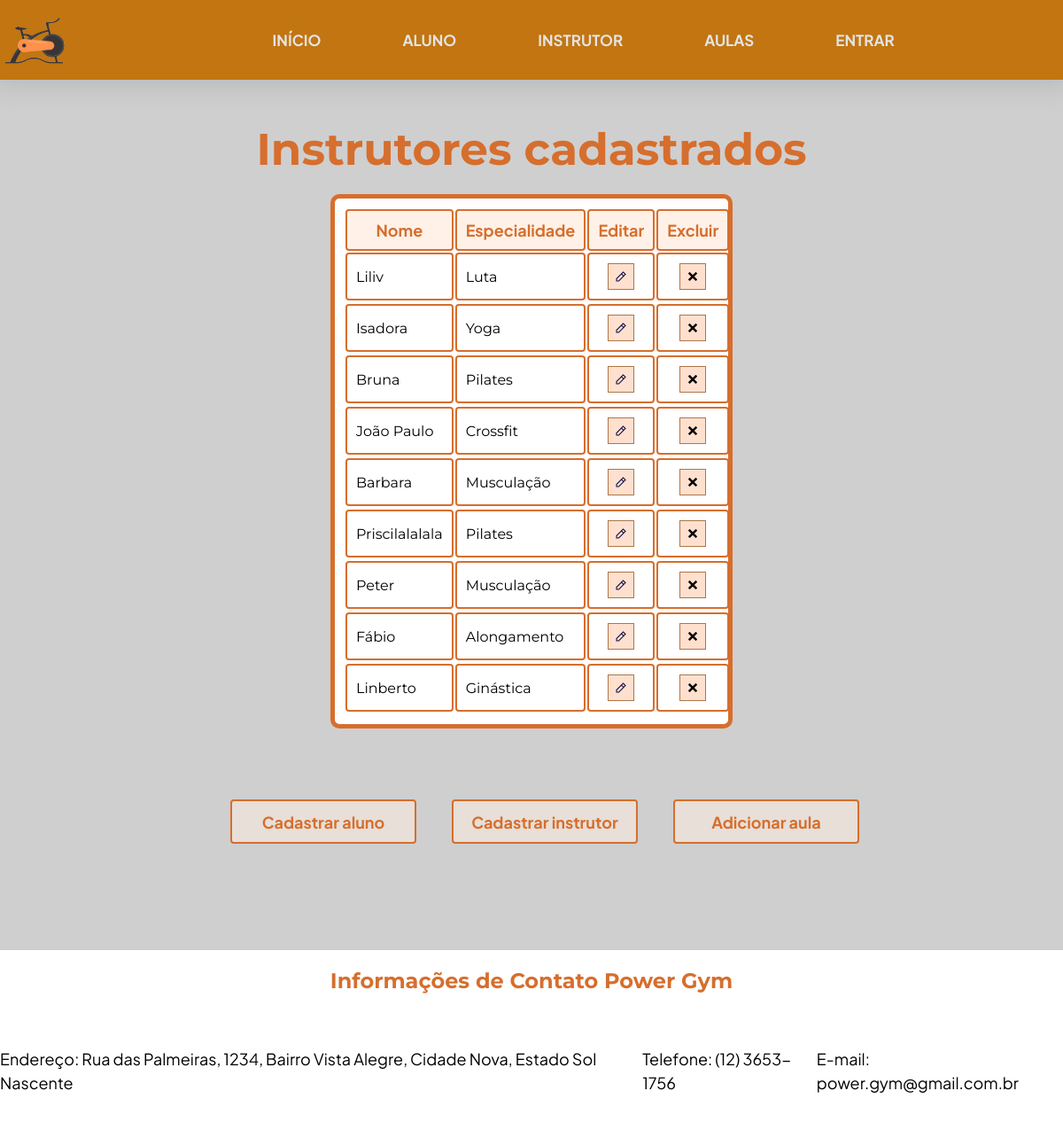
Page /pagInstrutor.php on the committed database.
### tables this page shows
CREATE TABLE `instrutores` (
  `instrutor_cod` int(11) NOT NULL,
  `instrutor_nome` varchar(256) NOT NULL,
  `instrutor_email` varchar(256) NOT NULL,
  `instrutor_senha` varchar(64) NOT NULL,
  `instrutor_especialidade` enum('Pilates','Crossfit','Musculação','Yoga','Aeróbica','Ginástica','Alongamento','Luta') NOT NULL
);

### pagInstrutor.php (the view, shortened to what this page needs)
<?php
    include 'php/conexao.php';
    $sql_instrutores= "SELECT instrutor_nome, instrutor_especialidade, instrutor_cod FROM instrutores";
    $resultado_instrutores = $conexao->query($sql_instrutores);
?>
<!DOCTYPE html>
<html lang="en">
<head>
    <link rel="stylesheet" href="https://cdnjs.cloudflare.com/ajax/libs/font-awesome/6.0.0-beta3/css/all.min.css">
    <link rel="stylesheet" href="pagAluno.css">
    <?php
    include 'head.php';
    ?>
</head>
<body>
    <?php include 'header.php';?>
    <div class="container">
        <h1>Instrutores cadastrados</h1>
        <div class="tabela-div divIns">
            <table>
                <thead>
                    <tr>
                        <th>Nome</th>
                        <th>Especialidade</th>
                        <th>Editar</th>
                        <th>Excluir</th>
                    </tr>
                </thead>
                <tbody>
                    <?php
                    if ($resultado_instrutores->num_rows > 0) {
                        while($linha = $resultado_instrutores->fetch_assoc()){
                            echo "<tr>";
                            echo "<td>" . $linha['instrutor_nome'] . "</td>";
                            echo "<td>" . $linha['instrutor_especialidade'] . "</td>";
                            echo "<td><button class='editar' onclick='editarInstrutor({$linha['instrutor_cod']}, recarregar)'><img src='./img/edit.svg' class='tablebutton'></button></td>";
                            echo "<td><button class='editar' onclick='excluirInstrutor({$linha['instrutor_cod']}, recarregar)'><img src=\"./img/cancel.svg\" class='tablebutton'></button></td>";
                            echo "<tr>";
                        }
                    }
                        ?>
                </tbody>
            </table>
        </div>
    </div>
    <div id="alinhamento">
        <div id="botoes">
            <div class="d"><button onclick="window.location.href='./cadastroAluno.php';" class="botaoCadastar">Cadastrar aluno</button></div>
            <div class="d"><button onclick="window.location.href='./cadastroInstrutor.php';" class="botaoCadastar">Cadastrar instrutor</button></div>
            <div class="d"><button onclick="adicionarAula()" class="botaoCadastar adcionarAula">Adicionar aula</button>
        </div>
    </div>
    <?php include 'footer.php';?>
</body>
</html>

### pagAluno.css (style rules this page uses)
* { margin: 0; }
body { display: flex; justify-content: center; align-items: center; flex-direction: column; }
html { background-color: rgb(207, 207, 207); }
.container { margin-top: 4%; }
.container h1 { color: #d66e2d; text-align: center; font-size: 50px; font-family: "Montserrat", sans-serif; font-optical-sizing: auto; }
.tabela-div { border: #d66e2d solid 5px; border-radius: 10px; margin-top: 20px; background-color: white; margin-left: auto; margin-right: auto; }
.divIns { width: 71.5%; }
th, tr { padding: 20px; }
.editar { width: 30px; height: 30px; display: flex; align-items: center; justify-content: center; margin-left: auto; margin-right: auto; background-color: #ffe0ce; border: solid 1px #ad7649; cursor: pointer; }
table { padding: 10px; border-radius: 10px; }
td, th, .botaoCadastar { border: #d66e2d solid 2px; border-radius: 4px; padding: 10px; }
th, .botaoCadastar { font-size: 18px; font-family: "Plus Jakarta Sans", sans-serif; font-optical-sizing: auto; background-color: #ffe5d084; color: #d66e2d; }
td { font-size: 16px; font-family: "Montserrat", sans-serif; font-optical-sizing: auto; }
.botaoCadastar { width: 210px; height: 50px; background-color: white; font-weight: bold; margin: 20px; background-color: #ffefe284; cursor: pointer; }
#botoes { display: flex; align-items: center; justify-content: space-evenly; margin-top: 60px; width: 60%; margin-left: auto; margin-right: auto; }
#alinhamento { display: inline-block; width: 100%; }
.tablebutton { width: 1rem; height: 1rem; }
#alinhamento { display: block; }
.d { display: flex; justify-content: center; align-items: center; margin-left: auto; margin-right: auto; }

### rows in the picture
instrutores: instrutor_nome "Liliv", instrutor_especialidade "Luta"
instrutores: instrutor_nome "Isadora", instrutor_especialidade "Yoga"
instrutores: instrutor_nome "Bruna", instrutor_especialidade "Pilates"
instrutores: instrutor_nome "João Paulo", instrutor_especialidade "Crossfit"
instrutores: instrutor_nome "Barbara", instrutor_especialidade "Musculação"
instrutores: instrutor_nome "Priscilalalala", instrutor_especialidade "Pilates"
instrutores: instrutor_nome "Peter", instrutor_especialidade "Musculação"
instrutores: instrutor_nome "Fábio", instrutor_especialidade "Alongamento"
instrutores: instrutor_nome "Linberto", instrutor_especialidade "Ginástica"
